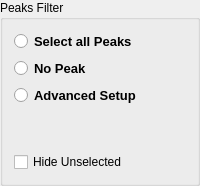
                 <widget class="QGroupBox" name="groupBox_24">
                  <property name="title">
                   <string>Peaks Filter</string>
                  </property>
                  <layout class="QVBoxLayout" name="verticalLayout_11">
                   <item>
                    <widget class="QRadioButton" name="radioButton_ubSelectAllScans">
                     <property name="font">
                      <font>
                       <pointsize>10</pointsize>
                       <weight>75</weight>
                       <bold>true</bold>
                      </font>
                     </property>
                     <property name="text">
                      <string>Select all Peaks</string>
                     </property>
                    </widget>
                   </item>
                   <item>
                    <widget class="QRadioButton" name="radioButton_ubSelectNoScan">
                     <property name="font">
                      <font>
                       <pointsize>10</pointsize>
                       <weight>75</weight>
                       <bold>true</bold>
                      </font>
                     </property>
                     <property name="text">
                      <string>No Peak</string>
                     </property>
                    </widget>
                   </item>
                   <item>
                    <widget class="QRadioButton" name="radioButton_ubAdvancedSelection">
                     <property name="font">
                      <font>
                       <pointsize>10</pointsize>
                       <weight>75</weight>
                       <bold>true</bold>
                      </font>
                     </property>
                     <property name="text">
                      <string>Advanced Setup</string>
                     </property>
                    </widget>
                   </item>
                   <item>
                    <spacer name="verticalSpacer_10">
                     <property name="orientation">
                      <enum>Qt::Vertical</enum>
                     </property>
                     <property name="sizeType">
                      <enum>QSizePolicy::Ignored</enum>
                     </property>
                     <property name="sizeHint" stdset="0">
                      <size>
                       <width>20</width>
                       <height>40</height>
                      </size>
                     </property>
                    </spacer>
                   </item>
                   <item>
                    <widget class="QCheckBox" name="checkBox_hideUnselectedUBPeaks">
                     <property name="font">
                      <font>
                       <pointsize>9</pointsize>
                      </font>
                     </property>
                     <property name="text">
                      <string>Hide Unselected</string>
                     </property>
                    </widget>
                   </item>
                  </layout>
                 </widget>
